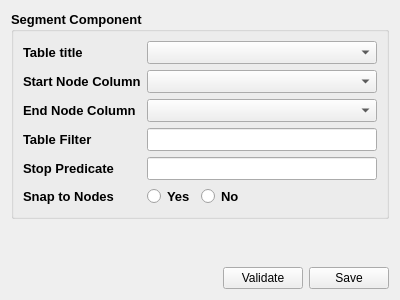
<?xml version="1.0" encoding="UTF-8"?>
<ui version="4.0">
 <class>Form</class>
 <widget class="QWidget" name="Form">
  <property name="geometry">
   <rect>
    <x>0</x>
    <y>0</y>
    <width>400</width>
    <height>300</height>
   </rect>
  </property>
  <property name="windowTitle">
   <string>Form</string>
  </property>
  <layout class="QVBoxLayout" name="verticalLayout">
   <item>
    <widget class="QGroupBox" name="mainGroupBox">
     <property name="font">
      <font>
       <family>Arial</family>
       <pointsize>10</pointsize>
       <weight>75</weight>
       <bold>true</bold>
       <underline>false</underline>
      </font>
     </property>
     <property name="styleSheet">
      <string notr="true"/>
     </property>
     <property name="title">
      <string>Segment Component</string>
     </property>
     <layout class="QHBoxLayout" name="horizontalLayout_2">
      <item>
       <layout class="QGridLayout" name="propertyLayout">
        <item row="0" column="0">
         <widget class="QLabel" name="tableTitleLabel">
          <property name="font">
           <font>
            <family>Arial</family>
            <pointsize>10</pointsize>
            <weight>75</weight>
            <bold>true</bold>
           </font>
          </property>
          <property name="text">
           <string>Table title</string>
          </property>
         </widget>
        </item>
        <item row="0" column="1">
         <widget class="QComboBox" name="tableTitleCombo">
          <property name="font">
           <font>
            <family>Arial</family>
            <pointsize>10</pointsize>
            <weight>75</weight>
            <bold>true</bold>
           </font>
          </property>
          <property name="whatsThis">
           <string extracomment="List of [Table Titles] from sm_tables where the sp_type = 'line' "/>
          </property>
         </widget>
        </item>
        <item row="1" column="0">
         <widget class="QLabel" name="startNodeColumnLabel">
          <property name="font">
           <font>
            <family>Arial</family>
            <pointsize>10</pointsize>
            <weight>75</weight>
            <bold>true</bold>
           </font>
          </property>
          <property name="text">
           <string>Start Node Column</string>
          </property>
         </widget>
        </item>
        <item row="1" column="1">
         <widget class="QComboBox" name="startNodeColumnCombo">
          <property name="font">
           <font>
            <family>Arial</family>
            <pointsize>10</pointsize>
            <weight>75</weight>
            <bold>true</bold>
           </font>
          </property>
          <property name="whatsThis">
           <string extracomment="List of columns from the table referenced above"/>
          </property>
         </widget>
        </item>
        <item row="2" column="0">
         <widget class="QLabel" name="endNodeColumnLabel">
          <property name="font">
           <font>
            <family>Arial</family>
            <pointsize>10</pointsize>
            <weight>75</weight>
            <bold>true</bold>
           </font>
          </property>
          <property name="text">
           <string>End Node Column</string>
          </property>
         </widget>
        </item>
        <item row="2" column="1">
         <widget class="QComboBox" name="endNodeColumnCombo">
          <property name="font">
           <font>
            <family>Arial</family>
            <pointsize>10</pointsize>
            <weight>75</weight>
            <bold>true</bold>
           </font>
          </property>
          <property name="whatsThis">
           <string extracomment="List of columns from the table referenced above, excluding the Start Node Column"/>
          </property>
         </widget>
        </item>
        <item row="3" column="0">
         <widget class="QLabel" name="tableFilterLabel">
          <property name="font">
           <font>
            <family>Arial</family>
            <pointsize>10</pointsize>
            <weight>75</weight>
            <bold>true</bold>
           </font>
          </property>
          <property name="text">
           <string>Table Filter</string>
          </property>
         </widget>
        </item>
        <item row="3" column="1">
         <widget class="QLineEdit" name="tableFilterEdit">
          <property name="font">
           <font>
            <family>Arial</family>
            <pointsize>10</pointsize>
            <weight>75</weight>
            <bold>true</bold>
           </font>
          </property>
          <property name="whatsThis">
           <string extracomment="Filter to be applied to Segment table 1.  "/>
          </property>
         </widget>
        </item>
        <item row="4" column="0">
         <widget class="QLabel" name="stopPredicateLabel">
          <property name="font">
           <font>
            <family>Arial</family>
            <pointsize>10</pointsize>
            <weight>75</weight>
            <bold>true</bold>
           </font>
          </property>
          <property name="text">
           <string>Stop Predicate</string>
          </property>
         </widget>
        </item>
        <item row="4" column="1">
         <widget class="QLineEdit" name="stopPredicateEdit">
          <property name="font">
           <font>
            <family>Arial</family>
            <pointsize>10</pointsize>
            <weight>75</weight>
            <bold>true</bold>
           </font>
          </property>
          <property name="whatsThis">
           <string extracomment="Filter to be applied to Node table.  "/>
          </property>
         </widget>
        </item>
        <item row="5" column="0">
         <widget class="QLabel" name="snapToNodesLabel">
          <property name="font">
           <font>
            <family>Arial</family>
            <pointsize>10</pointsize>
            <weight>75</weight>
            <bold>true</bold>
           </font>
          </property>
          <property name="text">
           <string>Snap to Nodes</string>
          </property>
         </widget>
        </item>
        <item row="5" column="1">
         <layout class="QHBoxLayout" name="snapToNodesLayout">
          <item>
           <widget class="QRadioButton" name="snapToNodesYes">
            <property name="font">
             <font>
              <family>Arial</family>
              <pointsize>10</pointsize>
              <weight>75</weight>
              <bold>true</bold>
             </font>
            </property>
            <property name="text">
             <string>Yes</string>
            </property>
           </widget>
          </item>
          <item>
           <widget class="QRadioButton" name="snapToNodesNo">
            <property name="font">
             <font>
              <family>Arial</family>
              <pointsize>10</pointsize>
              <weight>75</weight>
              <bold>true</bold>
             </font>
            </property>
            <property name="text">
             <string>No</string>
            </property>
           </widget>
          </item>
          <item>
           <spacer name="snapToNodesSpacer">
            <property name="orientation">
             <enum>Qt::Horizontal</enum>
            </property>
            <property name="sizeHint" stdset="0">
             <size>
              <width>40</width>
              <height>20</height>
             </size>
            </property>
           </spacer>
          </item>
         </layout>
        </item>
       </layout>
      </item>
     </layout>
    </widget>
   </item>
   <item>
    <spacer name="verticalSpacer">
     <property name="orientation">
      <enum>Qt::Vertical</enum>
     </property>
     <property name="sizeHint" stdset="0">
      <size>
       <width>20</width>
       <height>89</height>
      </size>
     </property>
    </spacer>
   </item>
   <item>
    <layout class="QHBoxLayout" name="buttonLayout">
     <item>
      <spacer name="buttonSpacer">
       <property name="orientation">
        <enum>Qt::Horizontal</enum>
       </property>
       <property name="sizeHint" stdset="0">
        <size>
         <width>40</width>
         <height>20</height>
        </size>
       </property>
      </spacer>
     </item>
     <item>
      <widget class="QPushButton" name="validateButton">
       <property name="statusTip">
        <string extracomment="Run a count based on join.  If record count on both tables are not null AND the join count is zero, prompt for error, but accept yes.  If join count is more than sum of records in both tables, we have a potential Cartesian Product.  Prompt the user to reconsider as this may impact performance."/>
       </property>
       <property name="text">
        <string>Validate</string>
       </property>
      </widget>
     </item>
     <item>
      <widget class="QPushButton" name="saveButton">
       <property name="statusTip">
        <string extracomment="This button must be greyed out until validation is passed."/>
       </property>
       <property name="text">
        <string>Save</string>
       </property>
      </widget>
     </item>
    </layout>
   </item>
  </layout>
 </widget>
 <resources/>
 <connections/>
</ui>
